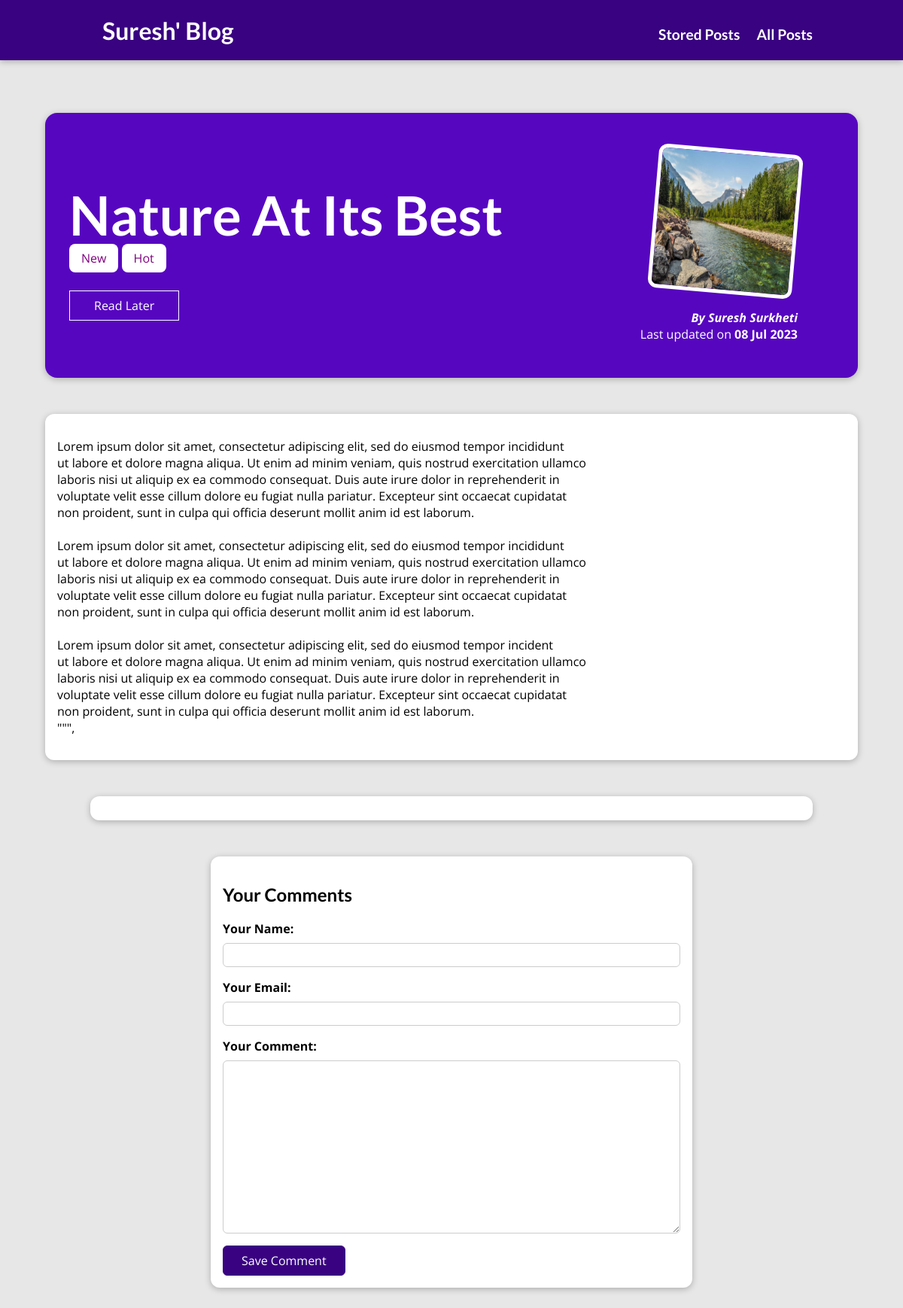
The page /posts/hike-in-the-mountains on the database its author committed.
### blog/models.py (models this page shows, shortened)
class Post(models.Model):
    title = models.CharField(max_length=150)
    excerpt = models.CharField(max_length=200)
    image = models.ImageField(upload_to="posts", null=True)
    date = models.DateField(auto_now=True)
    slug = models.SlugField(unique=True, db_index=True)
    content = models.TextField(validators=[MinLengthValidator(10)])
    author = models.ForeignKey(
        Author, on_delete=models.SET_NULL, null=True, related_name="posts"
    )
    tags = models.ManyToManyField(Tag)

class Tag(models.Model):
    caption = models.CharField(max_length=20)

class Author(models.Model):
    first_name = models.CharField(max_length=100)
    last_name = models.CharField(max_length=100)
    email_address = models.EmailField()
    def full_name(self):
        return f"{self.first_name} {self.last_name}"
    def __str__(self):
        return self.full_name()

### blog/views.py (the view, shortened to what this page needs)
# urls.py: path("posts/<slug:slug>", views.SinglePostView.as_view(), name="post-detail-page"),
class SinglePostView(View):
    def is_stored_post(self, request, post_id):
        stored_post = request.session.get("stored_posts")
        if stored_post is not None:
            is_saved_for_later = post_id in stored_post
        else:
            is_saved_for_later = False
            return is_saved_for_later
    def get(self, request, slug):
        post = Post.objects.get(slug=slug)
        context = {
            "post": post,
            "post_tags": post.tags.all(),
            "comment_form": CommentForm(),
            "comments": post.comments.all().order_by("-id"),
            "saved_for_later": self.is_stored_post(request, post.id),
        }
        return render(request, "blog/post-detail.html", context)

### blog/forms.py
class CommentForm(forms.ModelForm):
    class Meta:
        model = Comment
        exclude = ["post"]
        labels = {
            "user_name": "Your Name",
            "user_email": "Your Email",
            "text": "Your Comment",
        }

### blog/templates/blog/post-detail.html (shortened to what this page needs)
{% include 'base.html' %}
{% load static %}
{% block css_files %}
<link rel="stylesheet" href="{% static "blog/post-detail.css" %}" />
{% endblock %}
{% block content %}
<section id="summary">
    <h2>{{ post.title }}</h2>
    <div>{% for tag in post_tags %}
        <span class="tag">{{ tag.caption }}</span>
        {% endfor %}</div>
        <div id="read_later">
            <form action="{% url 'read-later' %}" method="POST">
                <button>
                    {% if saved_for_later %}
                        Remove from "Read Later" List
                    {% else %}
                        Read Later
                    {% endif %}
                </button>
            </form>
            </div>
    <article>
        <img src="{{ post.image.url }}" alt="{{ post.title }}"/>
        <address>By <a href="mailto:{{ post.author.email_address}}"> {{ post.author }}</a></address>
        <div>
            Last updated on <time>{{ post.date|date:"d M Y" }}</time>
        </div>
    </article>
</section>
<main>
   {{ post.content|linebreaks }}
</main>
<section id="comments">
</section>
<section  id="comment-form">
    <h2> Your Comments </h2>
        <form action="{% url "post-detail-page" post.slug %}" method="POST">
        {% for form_field in comment_form %}
        <div class="form-control {% if form_field.errors %}invalid{% endif %}">
            {{ form_field.label_tag}}
            {{ form_field }}
        </div>
        {% endfor %}
        <button> Save Comment</button>
    </form>
</section>
{% endblock %}

### static/app.css (style rules this page uses)
* { box-sizing: border-box; }
html { font-family: 'Open Sans', 'Lato', sans-serif; }
body { margin: 0; }
h1, h2, h3 { font-family: 'Lato', sans-serif; font-weight: bold; }

### blog/static/blog/post-detail.css (style rules this page uses)
body { background-color: #e7e7e7; }
#summary { margin: 8rem auto 3rem auto; padding: 2rem; width: 90%; max-width: 90rem; border-radius: 16px; background-color: #5706c0; position: relative; box-shadow: 0 2px 8px rgba(0, 0, 0, 0.25); height: 22rem; }
#summary h2 { color: white; font-size: 4.5rem; margin-bottom: 0.25rem; }
#summary article { position: absolute; top: 2rem; right: 3rem; padding: 1rem 2rem; border-radius: 12px; text-align: right; color: white; }
#summary article img { width: 12rem; height: 12rem; border-radius: 12px; transform: rotateZ(5deg); border: 5px solid white; margin-bottom: 1rem; }
#summary address { font-weight: bold; }
#summary a { color: white; text-decoration: none; }
#summary time { font-weight: bold; }
main { width: 90%; max-width: 90rem; margin: 3rem auto; background-color: white; padding: 1rem; border-radius: 12px; box-shadow: 0 2px 8px rgba(0, 0, 0, 0.25); }
.tag { background-color: white; color: purple; padding: 0.5rem 1rem; border-radius: 8px; }
#comment-form { margin: 3rem auto; width: 90%; max-width: 40rem; border-radius: 12px; background-color: white; box-shadow: 0 2px 8px rgb(0, 0, 0, 0.25); padding: 1rem; }
#comment-form button { font: inherit; background-color: #390281; color: white; border: 1px solid #390281; padding: 0.5rem 1.5rem; border-radius: 6px; cursor: pointer; }
.form-control { margin-bottom: 1rem; }
.form-control label { font-weight: bold; margin-bottom: 0.5rem; display: block; }
.form-control input, .form-control textarea { display: block; width: 100%; font: inherit; padding: 0.25rem; border-radius: 6px; border: 1px solid #ccc; }
#comments { margin: 3rem auto; width: 90%; max-width: 60rem; border-radius: 12px; background-color: white; box-shadow: 0 2px 8px rgb(0, 0, 0, 0.25); padding: 1rem 2rem; }
#read_later { margin: 2rem 0; }
#read_later button { background-color: transparent; border: 1px solid white; padding: 0.5rem 2rem; font: inherit; color: white; }

### rows shown on the page
Post: title "Nature At Its Best", image (picture), author "Suresh Surkheti", date "08 Jul 2023", content "Lorem ipsum dolor sit amet, consectetur adipiscing elit, sed do eiusmod tempor incididunt ut labore et dolore magna aliqua. Ut enim ad minim veniam, quis nostrud exercitation ullamco laboris nisi ut aliquip ex ea commodo consequat. Duis aute irure dolor in reprehenderit in voluptate velit esse cillum dolore eu fugiat nulla pariatur. Excepteur sint occaecat cupidatat non proident, sunt in culpa qui officia deserunt mollit anim id est laborum. Lorem ipsum dolor sit amet, consectetur adipiscing elit, sed do eiusmod tempor incididunt ut labore et dolore magna aliqua. Ut enim ad minim veniam, quis nostrud exercitation ullamco laboris nisi ut aliquip ex ea commodo consequat. Duis aute irure dolor…"
Tag: caption "New"
Tag: caption "Hot"
